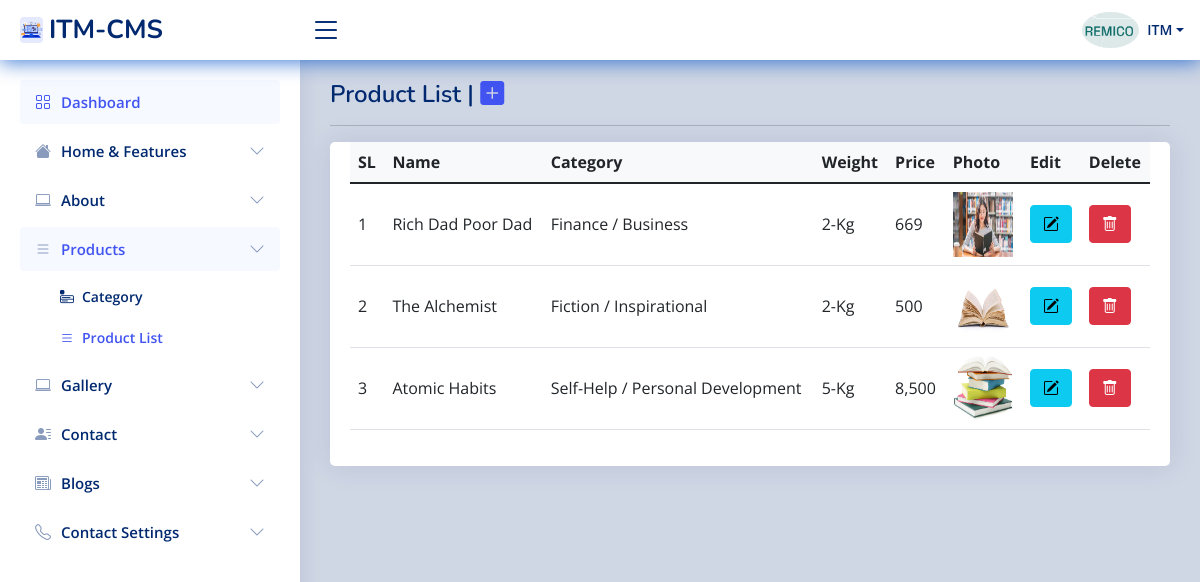
The app's page /itm-admin/user/product-list (signed in) with its own data.
### tables this page shows
CREATE TABLE `stuff` (
  `userid` int(11) NOT NULL,
  `stuff_name` varchar(50) NOT NULL,
  `position` varchar(500) NOT NULL,
  `contact_info` varchar(50) NOT NULL,
  `business_name` varchar(500) NOT NULL,
  `business_details` varchar(250) NOT NULL,
  `service_charge` varchar(250) NOT NULL,
  `business_phone` varchar(100) NOT NULL,
  `business_email` varchar(250) NOT NULL,
  `biz_web` varchar(200) NOT NULL,
  `business_address` varchar(500) NOT NULL,
  `invoice_welcome` varchar(500) NOT NULL,
  `photo` varchar(150) NOT NULL,
  `sign_img` text NOT NULL,
  `join_date` date NOT NULL,
  `status` int(11) NOT NULL,
  `software_status` int(11) NOT NULL,
  `comments` varchar(500) NOT NULL,
  `division_id` int(11) NOT NULL,
  `district_id` int(11) NOT NULL,
  `upazila_id` int(11) NOT NULL,
  `inv_name` varchar(50) NOT NULL
);

CREATE TABLE `user` (
  `userid` int(11) NOT NULL,
  `full_name` varchar(250) NOT NULL,
  `username` varchar(50) NOT NULL,
  `password` varchar(200) NOT NULL,
  `access_level` int(11) NOT NULL,
  `status` int(11) NOT NULL,
  `expire_date` date NOT NULL
);

CREATE TABLE `products` (
  `pro_id` int(30) NOT NULL,
  `category_id` int(11) NOT NULL DEFAULT 0,
  `pdct_typ` int(100) NOT NULL,
  `user_id` int(30) NOT NULL,
  `product_name` varchar(300) NOT NULL,
  `short_details` varchar(500) NOT NULL,
  `details` longtext NOT NULL,
  `size` varchar(150) NOT NULL,
  `weight` varchar(50) NOT NULL,
  `price` varchar(40) NOT NULL,
  `offer_price` varchar(50) NOT NULL,
  `photo` varchar(100) NOT NULL
);

CREATE TABLE `product_category` (
  `cat_id` int(30) NOT NULL,
  `user_id` int(200) NOT NULL,
  `cat_name` varchar(200) NOT NULL,
  `cat_details` varchar(200) NOT NULL,
  `link` varchar(300) NOT NULL,
  `show_colum` int(20) NOT NULL,
  `cat_photo` varchar(50) NOT NULL
);

### itm-admin/user/session.php (called while the page is built, shortened)
<?php
include('../includes/conn.php');
$sq = mysqli_query($con, "select * from stuff left join `user` on user.userid=stuff.userid where stuff.userid='" . $_SESSION['id'] . "'");
$srow = mysqli_fetch_array($sq);
$user = $srow['username'];

### itm-admin/user/product-list.php (the view, shortened to what this page needs)
<!DOCTYPE html>
<html lang="en">
<head>
    <?php require_once 'head_link.php'; ?>
</head>
<body>
    <?php require_once 'header1.php'; ?>
    <?php require_once 'sidebar.php'; ?>
    <main id="main" class="main">
        <div class="pagetitle">
            <h1>Product List | <span> <a href="product-list-add"> <i class="bi bi-plus-square-fill"></i> </a> </span> </h1>
            <hr>
        </div>
        <section class="section">
            <div class="row">
                <div class="col-lg-12">
                    <div class="card">
                        <div class="card-body">
                            <table class="table table-hover datatable">
                                <thead class="bg-light">
                                    <tr>
                                        <th>SL</th>
                                        <th>Name</th>
                                        <th>Category</th>
                                        <th>Weight</th>
                                        <th>Price</th>
                                        <th>Photo</th>
                                        <th>Edit</th>
                                        <th>Delete</th>
                                    </tr>
                                </thead>
                                <tbody id="tbody">
                                    <?php
                                    $sl = 0;
                                    $eq = mysqli_query($con, "SELECT * FROM products  WHERE user_id='" . $_SESSION['id'] . "' ORDER BY pro_id desc   ");
                                    while ($eqrow = mysqli_fetch_array($eq)) {
                                    ?>
                                        <tr>
                                            <td class="align-middle"><?php echo  ++$sl; ?></td>
                                            <td class="align-middle"><?php echo $eqrow['product_name']; ?></td>
                                            <td class="align-middle"><?php echo mysqli_fetch_array(mysqli_query($con, 'SELECT product_category.cat_name FROM product_category WHERE cat_id="' . $eqrow['category_id'] . '"'))['cat_name'] ?? ''; ?></td>
                                            <td class="align-middle"><?php echo $eqrow['weight']; ?></td>
                                            <td class="align-middle"><?php echo number_format($eqrow['price']); ?></td>
                                            <td class="align-middle"> <img src="user_images/<?php echo $eqrow['photo']; ?>" class="img-rounded" height="65px;" width="60px;" /></td>
                                            <td class="align-middle"><a class="btn btn-info" href="product-list-add?edit_id=<?php echo $eqrow['pro_id']; ?>" title="click for edit" onclick="return confirm('Are You Sure To Edit ?')"><span class="bi bi-pencil-square"></span> </a> </td>
                                            <td class="align-middle"><a class="btn btn-danger" href="?delete_id=<?php echo $eqrow['pro_id']; ?>" title="click for delete" onclick="return confirm('Are You Sure To Delete ?')"><span class="bi bi-trash"></span> </a> </td>
                                        </tr>
                                    <?php
                                    }
                                    ?>
                                </tbody>
                            </table>
                        </div>
                    </div>
                </div>
            </div>
        </section>
    </main>
    <?php require_once 'footer1.php'; ?>

### itm-admin/user/header1.php (shortened to what this page needs)
<?php
  require_once 'session.php';
  include('../scripts2.php');
  ?>
  <header id="header" class="header fixed-top d-flex align-items-center">
    <div class="d-flex align-items-center justify-content-between">
      <a href="home" class="logo d-flex align-items-center">
        <img src="../includes/web.jpg" alt="ITM" class="rounded">
        <span class="d-none d-lg-block">ITM-CMS</span>
      </a>
      <i class="bi bi-list toggle-sidebar-btn"></i>
    </div>
    <nav class="header-nav ms-auto">
      <ul class="d-flex align-items-center">
        <li class="nav-item dropdown pe-3">
          <a class="nav-link nav-profile d-flex align-items-center pe-0" href="#" data-bs-toggle="dropdown">
            <img src="../<?php if ($srow['photo']==""){echo "img/profile.jpg"; } else {echo $srow['photo'];} ?>" alt="Profile" class="rounded-circle">
            <span class="d-none d-md-block dropdown-toggle ps-2"><?php echo $user; ?></span>
          </a>
        </li>
      </ul>
    </nav>
  </header>

### itm-admin/user/assets/css/style.css (style rules this page uses)
:root { scroll-behavior: smooth; }
body { background:#01297030; font-family: "Open Sans", sans-serif; color: #444444; }
a { color: #4154f1; text-decoration: none; }
h1, h2, h3, h4, h5, h6 { font-family: "Nunito", sans-serif; }
#main { margin-top: 60px; padding: 20px 30px; transition: all 0.3s; }
.pagetitle { margin-bottom: 10px; }
.pagetitle h1 { font-size: 24px; margin-bottom: 0; font-weight: 600; color: #012970; }
.card { margin-bottom: 30px; border: none; border-radius: 5px; box-shadow: 0px 0 30px rgba(1, 41, 112, 0.1); }
.card-body { padding: 0 20px 20px 20px; }
.logo { line-height: 1; }
@media (min-width: 1200px) { .logo { width: 280px; } }
.logo img { max-height: 26px; margin-right: 6px; }
.logo span { font-size: 26px; font-weight: 700; color: #012970; font-family: "Nunito", sans-serif; }
.header { transition: all 0.5s; z-index: 997; height: 60px; box-shadow: 0px 2px 20px rgba(1, 41, 112, 0.1); background-color: #fff; padding-left: 20px; }
.header .toggle-sidebar-btn { font-size: 32px; padding-left: 10px; cursor: pointer; color: #012970; }
.header-nav ul { list-style: none; }
.header-nav > ul { margin: 0; padding: 0; }
.header-nav .nav-profile { color: #012970; }
.header-nav .nav-profile img { max-height: 36px; }
.header-nav .nav-profile span { font-size: 14px; font-weight: 600; }
@media (min-width: 1200px) { #main, #footer { margin-left: 300px; } }

### itm-admin/user/header1.php (style rules this page uses)
.header { transition: all 0.5s; z-index: 997; height: 60px; box-shadow: 0px 2px 20px #0a58cac9; background-color: #fff; padding-left: 20px; }

### records on screen
stuff: photo (picture), user.username "ITM"
products: product_name "Rich Dad Poor Dad", category.cat_name "Finance / Business", weight "2-Kg", price "669", photo (picture)
products: product_name "The Alchemist", category.cat_name "Fiction / Inspirational", weight "2-Kg", price "500", photo (picture)
products: product_name "Atomic Habits", category.cat_name "Self-Help / Personal Development", weight "5-Kg", price "8,500", photo (picture)
